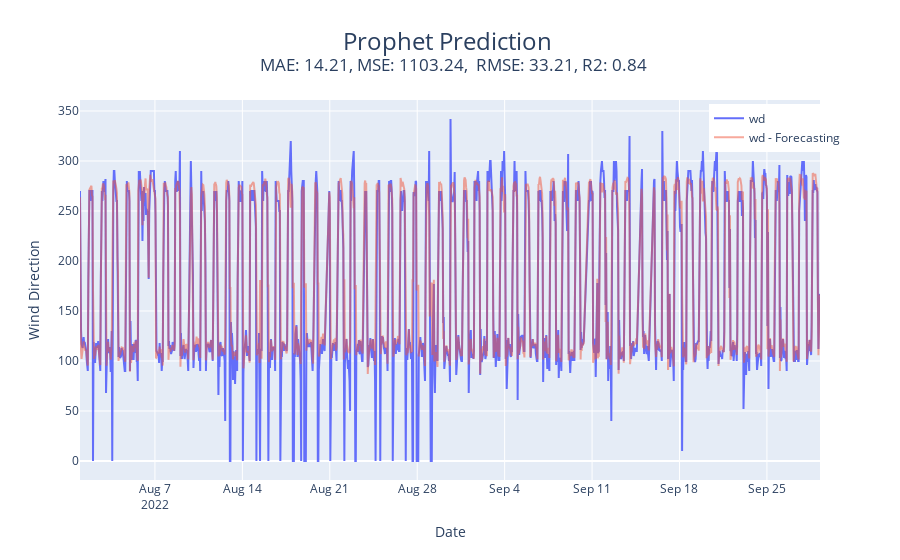

Here is the notebook cell this chart was saved with:
### Code cell
import plotly.graph_objects as go
fig = go.Figure()
fig.add_trace(go.Scatter(x = df_test.index, y = df_test['dd_Valor'], mode='lines', name='wd'))
fig.add_trace(go.Scatter(x = forecast1['ds'], y = forecast1['yhat'], mode='lines', name='wd - Forecasting', opacity=0.5))

fig.update_layout(title_text=f'Prophet Prediction <br> <sup> MAE: {MAE_fb:.2f}, MSE: {MSE_fb:.2f},  RMSE: {RMSE_fb:.2f}, R2: {R2_fb:.2f} </sup>',
                  title_font_size=24, title_x=0.5)
fig.update_yaxes(title_text="Wind Direction")
fig.update_xaxes(title_text="Date")
fig.update_layout(legend=dict(
    yanchor="top",
    y=0.99,
    xanchor="left",
    x=0.85
))
fig.show()

### Figure 1 — Plotly figure (JSON) as saved in the notebook; plotly's stock layout.template omitted (floating-point values rounded to 4 significant figures; data arrays with more than 128 entries replaced by an {"elided": "..."} marker saying what was removed)
{"data": [{"mode": "lines", "name": "wd", "type": "scatter", "x": {"elided": "1370 str values"}, "y": {"elided": "1370 float values"}}, {"mode": "lines", "name": "wd - Forecasting", "opacity": 0.5, "type": "scatter", "x": {"elided": "1370 str values"}, "y": {"elided": "1370 float values"}}], "layout": {"autosize": true, "legend": {"x": 0.85, "xanchor": "left", "y": 0.99, "yanchor": "top"}, "title": {"font": {"size": 24}, "text": "Prophet Prediction <br> <sup> MAE: 14.21, MSE: 1103.24,  RMSE: 33.21, R2: 0.84 </sup>", "x": 0.5}, "xaxis": {"autorange": true, "range": ["2022-08-01", "2022-09-29 06:00"], "title": {"text": "Date"}, "type": "date"}, "yaxis": {"autorange": true, "range": [-19, 361], "title": {"text": "Wind Direction"}, "type": "linear"}}}
